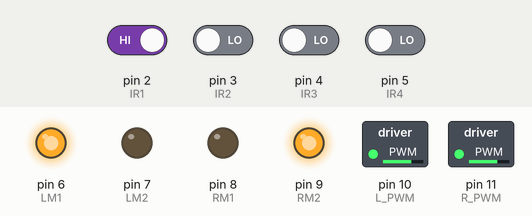
The sketch below on a simulated Arduino Uno, built with avr-gcc and run on an emulated ATmega328P. Shown: switched loads named in the sketch (green lamp = pin HIGH), output pins drawn as LEDs (lit = HIGH). Inputs (shaded band) come from the test bench; at power-on: pin 2 (IR1) HIGH, pin 3 (IR2), pin 4 (IR3), pin 5 (IR4) LOW.

Above: at 1.2 s.
1.3 s: pin 2 (IR1) driven LOW
At 2.0 s:
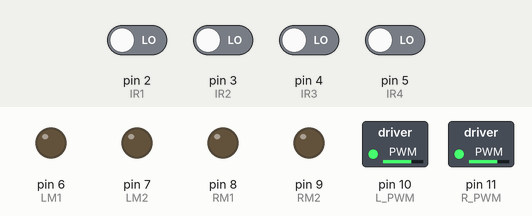
2.8 s: pin 3 (IR2) driven HIGH
At 3.2 s:
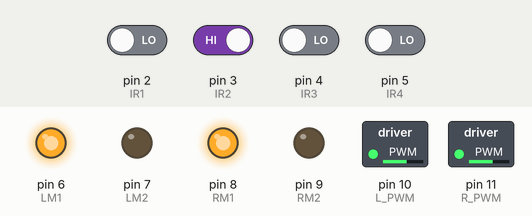
4.3 s: pin 2 (IR1) driven HIGH
At 5.5 s:
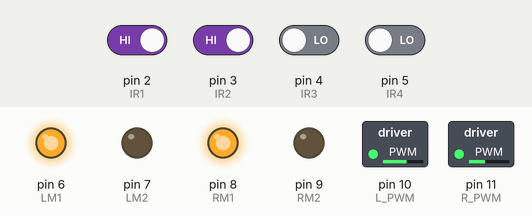
5.8 s: pin 3 (IR2) driven LOW
At 6.6 s:
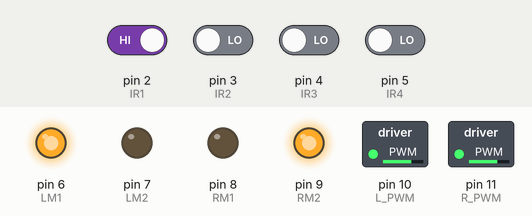
7.3 s: pin 4 (IR3) driven HIGH
At 7.8 s:
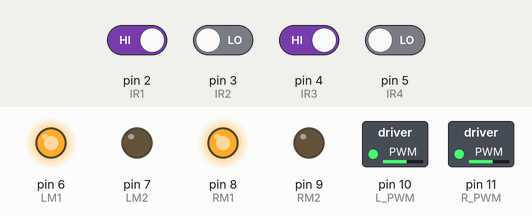
8.8 s: pin 2 (IR1) driven LOW and pin 5 (IR4) driven HIGH
At 10.1 s:
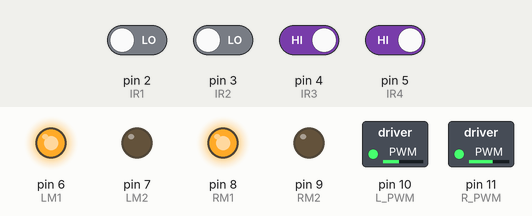
Timing chart, 0 to 11.3 s (numbered marks = the images above; inputs shaded):
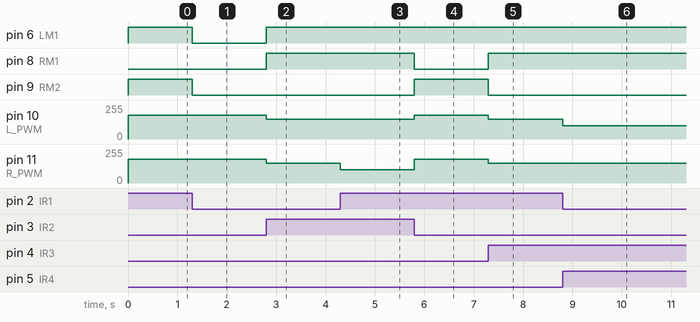

Measured:
- after the input at 1.3 s, pin 6 (LM1), pin 9 (RM2): HIGH → LOW at once
- after the input at 2.8 s, pin 6 (LM1), pin 8 (RM1): LOW → HIGH at once; pin 10 (L_PWM), pin 11 (R_PWM): 180/255 → 150/255 at once
- after the input at 4.3 s, pin 11 (R_PWM): 150/255 → 100/255 at once
- after the input at 5.8 s, pin 8 (RM1): HIGH → LOW at once; pin 9 (RM2): LOW → HIGH at once; pin 10 (L_PWM): 150/255 → 180/255 at once; pin 11 (R_PWM): 100/255 → 180/255 at once
- after the input at 7.3 s, pin 8 (RM1): LOW → HIGH at once; pin 9 (RM2): HIGH → LOW at once; pin 10 (L_PWM), pin 11 (R_PWM): 180/255 → 150/255 at once
- after the input at 8.8 s, pin 10 (L_PWM): 150/255 → 100/255 at once

The sketch:

LineFollower.ino
```cpp
// Define IR sensor pins
#define IR1 2   // Leftmost sensor
#define IR2 3   // Left-center sensor
#define IR3 4   // Right-center sensor
#define IR4 5   // Rightmost sensor

// Define motor driver control pins
#define LM1 6   // Left motor IN1
#define LM2 7   // Left motor IN2
#define RM1 8   // Right motor IN1
#define RM2 9   // Right motor IN2

// Define PWM pins for motor speed control
#define L_PWM 10  // Left motor speed
#define R_PWM 11  // Right motor speed

// Define base speeds
int speedForward = 150;  // Normal forward speed
int speedTurn = 180;     // Speed for sharp turns or reverse

void setup() {
  // Set IR sensor pins as input
  pinMode(IR1, INPUT);
  pinMode(IR2, INPUT);
  pinMode(IR3, INPUT);
  pinMode(IR4, INPUT);

  // Set motor control pins as output
  pinMode(LM1, OUTPUT);
  pinMode(LM2, OUTPUT);
  pinMode(RM1, OUTPUT);
  pinMode(RM2, OUTPUT);

  // Set PWM pins as output
  pinMode(L_PWM, OUTPUT);
  pinMode(R_PWM, OUTPUT);
}

void loop() {
  // Read IR sensor values
  int s1 = digitalRead(IR1);
  int s2 = digitalRead(IR2);
  int s3 = digitalRead(IR3);
  int s4 = digitalRead(IR4);

  // Logic based on sensor readings
  if (s1 == 0 && s2 == 1 && s3 == 1 && s4 == 0) {
    moveForward(speedForward); // All good, move straight
  } else if (s1 == 1 && s2 == 1 && s3 == 0 && s4 == 0) {
    turnSlightRight(); // Slightly off to left, correct right
  } else if (s1 == 1 && s2 == 0 && s3 == 0 && s4 == 0) {
    turnSharpRight(); // Way off to left, sharp right turn
  } else if (s1 == 0 && s2 == 0 && s3 == 1 && s4 == 1) {
    turnSlightLeft(); // Slightly off to right, correct left
  } else if (s1 == 0 && s2 == 0 && s3 == 0 && s4 == 1) {
    turnSharpLeft(); // Way off to right, sharp left turn
  } else if (s1 == 0 && s2 == 0 && s3 == 0 && s4 == 0) {
    stopMotors(); // All black, stop robot
  } else if (s1 == 1 && s2 == 1 && s3 == 1 && s4 == 1) {
    reverse(); // All white, maybe end of path, reverse
  } else {
    moveForward(speedForward); // Default action: move forward
  }
}

// Move forward at given speed
void moveForward(int spd) {
  digitalWrite(LM1, HIGH);
  digitalWrite(LM2, LOW);
  digitalWrite(RM1, HIGH);
  digitalWrite(RM2, LOW);
  analogWrite(L_PWM, spd);
  analogWrite(R_PWM, spd);
}

// Move backward
void reverse() {
  digitalWrite(LM1, LOW);
  digitalWrite(LM2, HIGH);
  digitalWrite(RM1, LOW);
  digitalWrite(RM2, HIGH);
  analogWrite(L_PWM, speedTurn);
  analogWrite(R_PWM, speedTurn);
}

// Stop both motors
void stopMotors() {
  digitalWrite(LM1, LOW);
  digitalWrite(LM2, LOW);
  digitalWrite(RM1, LOW);
  digitalWrite(RM2, LOW);
}

// Sharp left turn
void turnSharpLeft() {
  digitalWrite(LM1, LOW);
  digitalWrite(LM2, HIGH);
  digitalWrite(RM1, HIGH);
  digitalWrite(RM2, LOW);
  analogWrite(L_PWM, speedTurn);
  analogWrite(R_PWM, speedTurn);
}

// Sharp right turn
void turnSharpRight() {
  digitalWrite(LM1, HIGH);
  digitalWrite(LM2, LOW);
  digitalWrite(RM1, LOW);
  digitalWrite(RM2, HIGH);
  analogWrite(L_PWM, speedTurn);
  analogWrite(R_PWM, speedTurn);
}

// Slight left correction
void turnSlightLeft() {
  digitalWrite(LM1, HIGH);
  digitalWrite(LM2, LOW);
  digitalWrite(RM1, HIGH);
  digitalWrite(RM2, LOW);
  analogWrite(L_PWM, 100); // Reduce left motor speed
  analogWrite(R_PWM, speedForward);
}

// Slight right correction
void turnSlightRight() {
  digitalWrite(LM1, HIGH);
  digitalWrite(LM2, LOW);
  digitalWrite(RM1, HIGH);
  digitalWrite(RM2, LOW);
  analogWrite(L_PWM, speedForward);
  analogWrite(R_PWM, 100); // Reduce right motor speed
}
```
